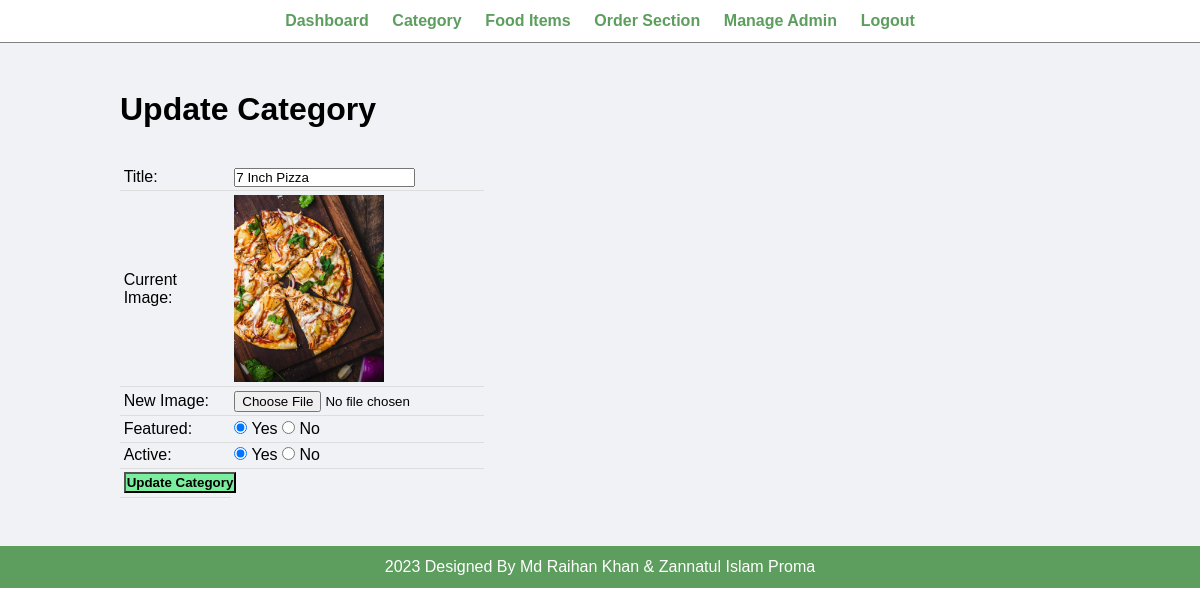
The app's page /admin/update-category.php?id=4 (signed in) with its own data.
### tables this page shows
CREATE TABLE `tbl_category` (
  `id` int(10) UNSIGNED NOT NULL,
  `title` varchar(100) NOT NULL,
  `image_name` varchar(255) NOT NULL,
  `featured` varchar(10) NOT NULL,
  `active` varchar(10) NOT NULL
);

### admin/update-category.php (the view, shortened to what this page needs)
<?php include('partials/menu.php'); ?>
<div class="main-content">
    <div class="wrapper">
        <h1>Update Category</h1>
        <br><br>
        <?php
            if(isset($_GET['id']))
            {
                $id = $_GET['id'];
                $sql = "SELECT * FROM tbl_category WHERE id=$id";
                $res = mysqli_query($conn, $sql);
                $count = mysqli_num_rows($res);
                if($count==1)
                {
                    $row = mysqli_fetch_assoc($res);
                    $title = $row['title'];
                    $current_image = $row['image_name'];
                    $featured = $row['featured'];
                    $active = $row['active'];
                }
                else
                {
                    $_SESSION['no-category-found'] = "<div class='error'>Category not Found.</div>";
                    header('location:'.SITEURL.'admin/manage-category.php');
                }
            }
            else
            {
                header('location:'.SITEURL.'admin/manage-category.php');
            }
        ?>
        <form action="" method="POST" enctype="multipart/form-data">
            <table class="tbl-30">
                <tr>
                    <td>Title: </td>
                    <td>
                        <input type="text" name="title" value="<?php echo $title; ?>">
                    </td>
                </tr>
                <tr>
                    <td>Current Image: </td>
                    <td>
                        <?php
                            if($current_image != "")
                            {
                                ?>
                                <img src="<?php echo SITEURL; ?>images/category/<?php echo $current_image; ?>" width="150px">
                                <?php
                            }
                            else
                            {
                                echo "<div class='error'>Image Not Added.</div>";
                            }
                        ?>
                    </td>
                </tr>
                <tr>
                    <td>New Image: </td>
                    <td>
                        <input type="file" name="image">
                    </td>
                </tr>
                <tr>
                    <td>Featured: </td>
                    <td>
                        <input <?php if($featured=="Yes"){echo "checked";} ?> type="radio" name="featured" value="Yes"> Yes
                        <input <?php if($featured=="No"){echo "checked";} ?> type="radio" name="featured" value="No"> No
                    </td>
                </tr>
                <tr>
                    <td>Active: </td>
                    <td>
                        <input <?php if($active=="Yes"){echo "checked";} ?> type="radio" name="active" value="Yes"> Yes
                        <input <?php if($active=="No"){echo "checked";} ?> type="radio" name="active" value="No"> No
                    </td>
                </tr>
                <tr>
                    <td>
                        <input type="submit" name="submit" value="Update Category" class="btn-secondary">
                    </td>
                </tr>
            </table>
        </form>
    </div>
</div>
<?php include('partials/footer.php'); ?>

### css/admin.css (style rules this page uses)
* { margin: 0; padding: 0; font-family: Arial, Helvetica, sans-serif; }
.wrapper { padding: 1%; width: 80%; margin: 0 auto; }
.tbl-30 { width: 30%; }
table { border-collapse: collapse; width: 100%; }
th, td { padding: 8px; text-align: left; border-bottom: 1px solid #ddd; }
table tr td { padding: 1%; }
.btn-secondary { background-color: #7bed9f; padding: 1%; color: black; text-decoration: none; font-weight: bold; }
.main-content { background-color: #f1f2f6; padding: 3% 0; }

### records on screen
tbl_category: title "7 Inch Pizza", image_name (picture), featured "☑", active "☑"
